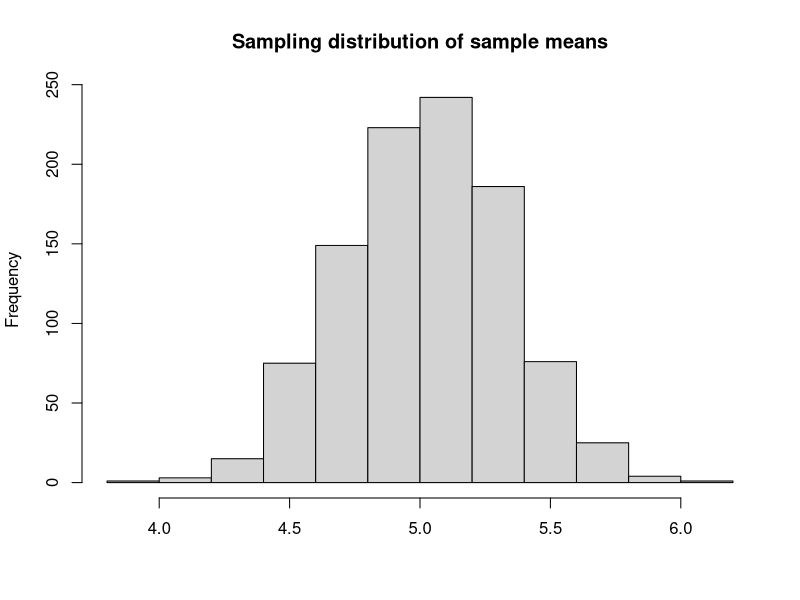
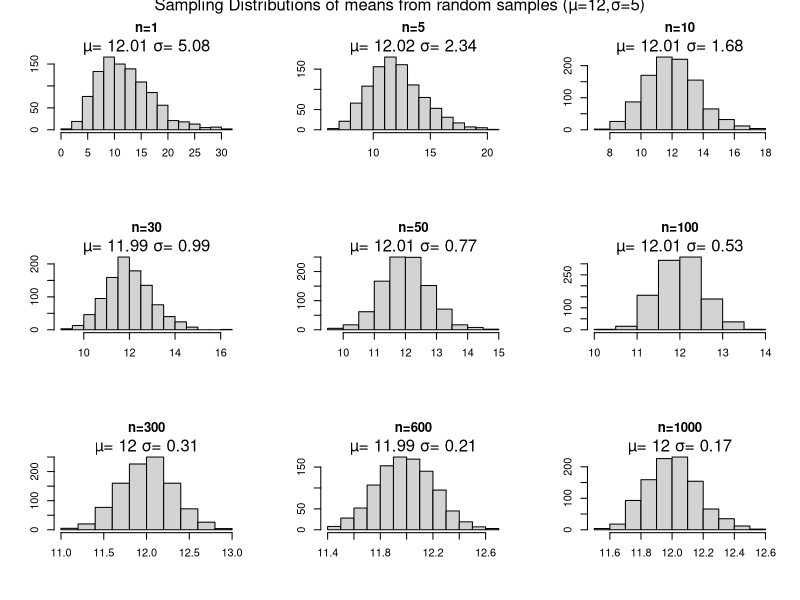
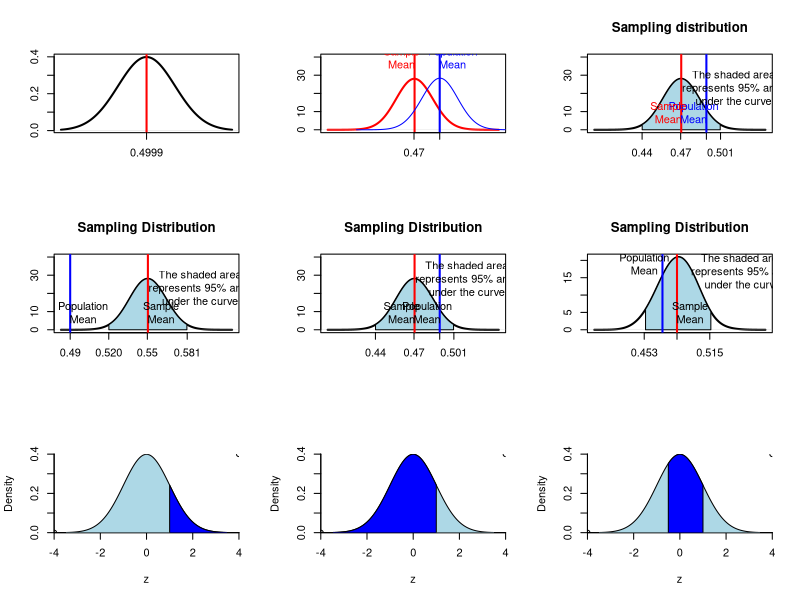
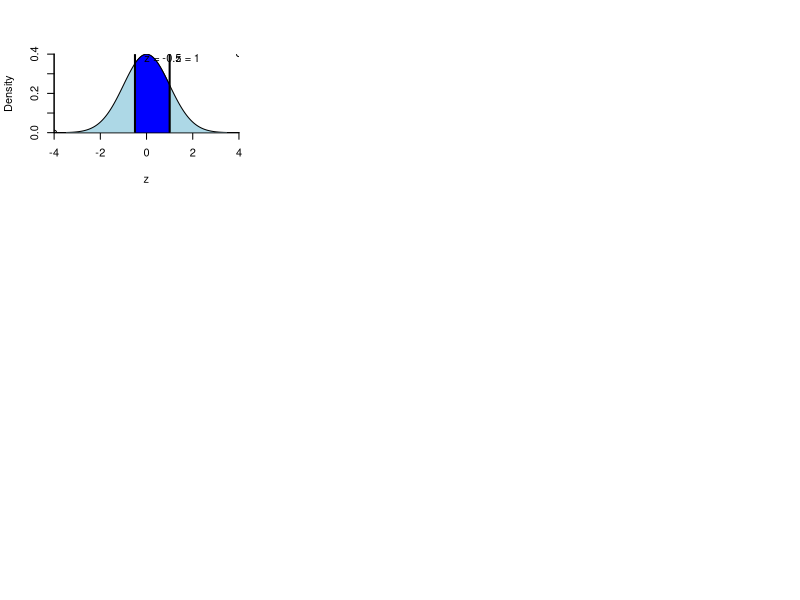

R code for these plots, in order:
## ----setup, include=FALSE, warning=F------------------------------------------
knitr::knit_hooks$set(purl = knitr::hook_purl)
knitr::opts_chunk$set(echo = TRUE)
library(knitr)
library(kableExtra)
library(tidyverse)


## -----------------------------------------------------------------------------
x = rnorm(n=1000, mean=5, sd = 10)
mean(x)
sd(x)

## ---- out.width="65%", fig.align = 'center'-----------------------------------
x2 = rnorm(1000, 5, 10)
mean(x2)
sd(x2)

## ---- out.width="50%", fig.align = 'center'-----------------------------------
means_list = c() #We will save means of the samples into a vector to use it later
sample_list = c()
for (s in 1:1000) {
  
  x = rnorm(1000, 5, 10) #Draw simple random sample
  means_list[s] = mean(x) #Get the mean of this sample, and save it in separate list
  sample_list[s] = list(x)
  
}

hist(means_list, main="Sampling distribution of sample means", xlab = "")


## ---- echo = F----------------------------------------------------------------

stats <- data.frame(matrix(ncol=5,
                           nrow=2, 
                           dimnames=list(NULL, 
                                        c('Property',
                                          'Sample 1', 
                                          'Sample 100',
                                          'Sample 599', 
                                          'Mean of 1000\n sample means'))))

stats[1, 1] = "Mean"
stats[2, 1] = "SD"
stats[1, 2] = round(mean(sample_list[[1]]), digits = 2)
stats[2, 2] = round(sd(sample_list[[1]]), digits = 2)
stats[1, 3] = round(mean(sample_list[[100]]), digits = 2)
stats[2, 3] = round(sd(sample_list[[100]]), digits = 2)
stats[1, 4] = round(mean(sample_list[[1]]), digits = 2)
stats[2, 4] = round(sd(sample_list[[599]]), digits = 2)
stats[1, 5] = round(mean(means_list), digits = 2)
stats[2, 5] = round(sd(means_list), digits = 2)

library(kableExtra)
knitr::kable(stats, col.names = gsub("[.]", " ", names(stats)))


## ---- echo=FALSE,out.width="60%",  fig.align = 'center'-----------------------
par(mfrow=c(3,3))

means_list = c() #We will save means of the samples into a vector to use it later
sample_list = c()
for (s in 1:1000) {
  
  x = rchisq(1, 10, 2) #Draw simple random sample
  means_list[s] = mean(x) #Get the mean of this sample, and save it in separate list
  sample_list[s] = list(x)
  
}
hist(means_list, main="n=1", xlab = "", ylab ="")
mtext(paste("µ=", round(mean(means_list), digits=2),"σ=", round(sd(means_list), digits=2)), side= 3)

means_list = c() #We will save means of the samples into a vector to use it later
sample_list = c()
for (s in 1:1000) {
  
  x = rchisq(5, 10, 2) #Draw simple random sample
  means_list[s] = mean(x) #Get the mean of this sample, and save it in separate list
  sample_list[s] = list(x)
  
}
hist(means_list, main="n=5", xlab = "", ylab ="")
mtext(paste("µ=", round(mean(means_list), digits=2),"σ=", round(sd(means_list), digits=2)), side= 3)

means_list = c() #We will save means of the samples into a vector to use it later
sample_list = c()
for (s in 1:1000) {
  
  x = rchisq(10, 10, 2) #Draw simple random sample
  means_list[s] = mean(x) #Get the mean of this sample, and save it in separate list
  sample_list[s] = list(x)
  
}
hist(means_list, main="n=10", xlab = "", ylab ="")
mtext(paste("µ=", round(mean(means_list), digits=2),"σ=", round(sd(means_list), digits=2)), side= 3)

means_list = c() #We will save means of the samples into a vector to use it later
sample_list = c()
for (s in 1:1000) {
  
  x = rchisq(30, 10, 2) #Draw simple random sample
  means_list[s] = mean(x) #Get the mean of this sample, and save it in separate list
  sample_list[s] = list(x)
  
}
hist(means_list, main="n=30", xlab = "", ylab ="")
mtext(paste("µ=", round(mean(means_list), digits=2),"σ=", round(sd(means_list), digits=2)), side= 3)


means_list = c() #We will save means of the samples into a vector to use it later
sample_list = c()
for (s in 1:1000) {
  
  x = rchisq(50, 10, 2) #Draw simple random sample
  means_list[s] = mean(x) #Get the mean of this sample, and save it in separate list
  sample_list[s] = list(x)
  
}
hist(means_list, main="n=50", xlab = "", ylab ="")
mtext(paste("µ=", round(mean(means_list), digits=2),"σ=", round(sd(means_list), digits=2)), side= 3)

means_list = c() #We will save means of the samples into a vector to use it later
sample_list = c()
for (s in 1:1000) {
  
  x = rchisq(100, 10, 2) #Draw simple random sample
  means_list[s] = mean(x) #Get the mean of this sample, and save it in separate list
  sample_list[s] = list(x)
  
}
hist(means_list, main="n=100", xlab = "", ylab ="")
mtext(paste("µ=", round(mean(means_list), digits=2),"σ=", round(sd(means_list), digits=2)), side= 3)

means_list = c() #We will save means of the samples into a vector to use it later
sample_list = c()
for (s in 1:1000) {
  
  x = rchisq(300, 10, 2) #Draw simple random sample
  means_list[s] = mean(x) #Get the mean of this sample, and save it in separate list
  sample_list[s] = list(x)
  
}
hist(means_list, main="n=300", xlab = "", ylab ="")
mtext(paste("µ=", round(mean(means_list), digits=2),"σ=", round(sd(means_list), digits=2)), side= 3)

means_list = c() #We will save means of the samples into a vector to use it later
sample_list = c()
for (s in 1:1000) {
  
  x = rchisq(600, 10, 2) #Draw simple random sample
  means_list[s] = mean(x) #Get the mean of this sample, and save it in separate list
  sample_list[s] = list(x)
  
}
hist(means_list, main="n=600", xlab = "", ylab ="")
mtext(paste("µ=", round(mean(means_list), digits=2),"σ=", round(sd(means_list), digits=2)), side= 3)

means_list = c() #We will save means of the samples into a vector to use it later
sample_list = c()
for (s in 1:1000) {
  
  x = rchisq(1000, 10, 2) #Draw simple random sample
  means_list[s] = mean(x) #Get the mean of this sample, and save it in separate list
  sample_list[s] = list(x)
  
}
hist(means_list, main="n=1000", xlab = "", ylab ="")
mtext(paste("µ=", round(mean(means_list), digits=2),"σ=", round(sd(means_list), digits=2)), side= 3)

mtext("Sampling Distributions of means from random samples (µ=12,σ=5)", 
      side = 3,
      line = -1,
      outer = TRUE)

## ---- echo = F, out.width="50%",  fig.align = 'center'------------------------
set.seed(121212)
means_list = c() #We will save means of the samples into a vector to use it later
sample_list = c()
for (s in 1:1000) {
  
  x = rbinom( 2000, 1, 0.49) #Draw simple random sample
  means_list[s] = sd(x) #Get the mean of this sample, and save it in separate list
  sample_list[s] = list(x)
  
}

dx <- density(means_list, bw = 1)
# Plot the density without histogram
plot(dx, lwd = 2, col = "black",
     main = " ", xaxt ="n", xlab = "",  ylab = "")
abline(v = mean(means_list), col="red", lwd = 2)

axis(1, at = round(mean(means_list), 4))



## ---- echo=FALSE,out.width="50%",  fig.align = 'center'-----------------------
set.seed(121212)
# means_list= c()
# for (s in 1:1000) {
#   
#   x = rbinom( 2000, 1, 0.47) #Draw simple random sample
#   means_list[s] = mean(x) #Get the mean of this sample, and save it in separate list
#   
# }

x = rnorm( 2000, 0.47, 0.01) #Draw simple random sample
y = rnorm( 2000, 0.49, 0.01) #Draw simple random sample

dx <- density(x, bw = 0.01)
dy <- density(y, bw = 0.01)
# Plot the density without histogram
plot(dx, lwd = 2, col = "red",
     main = " ", xaxt ="n", xlab = "",  ylab = "", 
     ylim = c(0, 40))
labels = round(x, 2)
abline(v = mean(x), col="red", lwd = 2)
abline(v = mean(y), col="blue", lwd = 2)

axis(1, at = round(c(mean(x), mean(y)), 3))
lines(dy, col = "blue")

text(mean(y)+sd(y),30, "Population\nMean",col = "blue", pos = 3)
text(mean(x)-sd(x),30, "Sample\nMean",col = "red", pos = 3)



## ---- echo=FALSE,out.width="50%",  fig.align = 'center'-----------------------

set.seed(121212)

x = rnorm( 2000, 0.47, 0.01) #Draw simple random sample
dx <- density(x, bw = 0.01)
l <- min(which(dx$x >= round(mean(x)-3*sd(x), 3)))
h <- max(which(dx$x < round(mean(x)+3*sd(x), 3)))

plot(dx, lwd = 2, col = "black",
     main = "Sampling distribution", xaxt ="n", xlab = "",  ylab = "", ylim = c(0, 40))

axis(1, at =round(mean(x)-3*sd(x), 3))
axis(1, at =round(mean(x)+3*sd(x), 3))
axis(1, at = round(c(mean(x), mean(y)), 3))
polygon(c(dx$x[c(l, l:h, h)]),
        c(0, dx$y[l:h], 0),
        col = "lightblue")

abline(v = mean(x), col="red", lwd = 2)
abline(v = mean(y), col="blue", lwd = 2)
text(mean(y)-sd(y),0.0025, "Population\nMean",col = "blue", pos = 3)
text(mean(x)-sd(x),0.0025, "Sample\nMean",col = "red", pos = 3)
text(mean(x)+4*sd(x),10, "The shaded area\nrepresents 95% area\nunder the curve",col = "black", pos = 3)


## ---- echo=FALSE,out.width="50%",  fig.align = 'center'-----------------------

set.seed(121212)

x = rnorm( 2000, 0.55, 0.01) #Draw simple random sample
dx <- density(x, bw = 0.01)
l <- min(which(dx$x >= round(mean(x)-3*sd(x), 3)))
h <- max(which(dx$x < round(mean(x)+3*sd(x), 3)))

plot(dx, lwd = 2, col = "black",
     main = "Sampling Distribution", xaxt ="n", xlab = "",  ylab = "", ylim = c(0, 40))

axis(1, at =round(c(mean(x)-3*sd(x),mean(x)+3*sd(x)) , 3))
axis(1, at = round(c(mean(x), mean(y)), 3))
polygon(c(dx$x[c(l, l:h, h)]),
        c(0, dx$y[l:h], 0),
        col = "lightblue")

abline(v = mean(x), col="red", lwd = 2)
abline(v = mean(y), col="blue", lwd = 2)
text(mean(y)+sd(y),0.0025, "Population\nMean",col = "black", pos = 3)
text(mean(x)+sd(x),0.0025, "Sample\nMean",col = "black", pos = 3)
text(mean(x)+4*sd(x),10, "The shaded area\nrepresents 95% area\nunder the curve",col = "black", pos = 3)


## ---- echo=FALSE,out.width="50%",  fig.align = 'center'-----------------------

set.seed(121212)

x = rnorm( 2000, 0.47, 0.01) #Draw simple random sample
dx <- density(x, bw = 0.01)
l <- min(which(dx$x >= round(mean(x)-3*sd(x), 3)))
h <- max(which(dx$x < round(mean(x)+3*sd(x), 3)))

plot(dx, lwd = 2, col = "black",
     main = "Sampling Distribution", xaxt ="n", xlab = "",  ylab = "", ylim = c(0, 40))

axis(1, at =round(mean(x)-3*sd(x), 3))
axis(1, at =round(mean(x)+3*sd(x), 3))
axis(1, at = round(c(mean(x), mean(y)), 3))
polygon(c(dx$x[c(l, l:h, h)]),
        c(0, dx$y[l:h], 0),
        col = "lightblue")

abline(v = mean(x), col="red", lwd = 2)
abline(v = mean(y), col="blue", lwd = 2)
text(mean(y)-sd(y),0.0025, "Population\nMean",col = "black", pos = 3)
text(mean(x)-sd(x),0.0025, "Sample\nMean",col = "black", pos = 3)
text(mean(x)+4*sd(x),15, "The shaded area\nrepresents 95% area\nunder the curve",col = "black", pos = 3)


## ---- echo=T,out.width="50%",  fig.align = 'center'---------------------------
set.seed(123)
x_sampl = rbinom( 1000, 1, 0.49) #First, let's draw random sample of Americans
z = 1.96 #Critical values to construct 95%CI


## ---- echo =F-----------------------------------------------------------------
set.seed(123)
y = rnorm( 1000, 0.47, sd(x_sampl)/sqrt(1000)) #Draw simple random sample
x = rnorm( 1000, mean(x_sampl), sd(x_sampl)/sqrt(1000)) #Draw sampling distribution based on sample values

## -----------------------------------------------------------------------------
mean(x_sampl) #Sample Mean
sd(x_sampl)/sqrt(1000) #Standard Error
mean(x_sampl)+z*(sd(x_sampl)/sqrt(1000)) #Upper bound of 95%CI
mean(x_sampl)-z*(sd(x_sampl)/sqrt(1000)) #Lower  bound of 95%CI

## ---- echo=F,out.width="50%",  fig.align = 'center'---------------------------
se <- z*(sd(x_sampl)/sqrt(1000))
dx <- density(x, bw = 0.01)
l <- min(which(dx$x >= round(mean(x)-se, 3)))
h <- max(which(dx$x < round(mean(x)+se, 3)))

plot(dx, lwd = 2, col = "black",
     main = "Sampling Distribution", xaxt ="n", xlab = "",  ylab = "")

axis(1, at =round(c(mean(x_sampl)-se, mean(x_sampl), mean(x_sampl)+se), 3))
polygon(c(dx$x[c(l, l:h, h)]),
        c(0, dx$y[l:h], 0),
        col = "lightblue")

abline(v = mean(x_sampl), col="red", lwd = 2)
abline(v = mean(y), col="blue", lwd = 2)
text(mean(y)-1.1*sd(y),14, "Population\nMean",col = "black", pos = 3)
text(mean(x_sampl)+0.4*se,0.0025, "Sample\nMean",col = "black", pos = 3)
text(mean(x_sampl)+2*se,10, "The shaded area\nrepresents 95% area\nunder the curve",col = "black", pos = 3)


## ---- eval = T, echo = F------------------------------------------------------
# The function 'plot.std.normal' draws a standard normal distribution.
plot.std.normal <- function(){
  plot(c(-4,4),c(0,0.4),bty='l',xlab='z',ylab='Density',yaxs='i',xaxs='i')
  x <- seq(-4,4,length.out=500)
  polygon(c(x[1],x,x[length(x)]),c(0,dnorm(x),0),col='lightblue',border='black')
}

# The function 'shade.std.normal' shades in the area between an upper bound 'ub'
# and a lower bound 'lb'.
# To shade all the way in either direction, just omit the upper bound or lower bound
# You can also supply a color for the shading
shade.std.normal <- function(lb=NA,ub=NA,col='blue', ...){
  x <- seq(max(par('usr')[1],lb,na.rm=TRUE),
           min(par('usr')[2],ub,na.rm=TRUE),length.out=500)
  polygon(c(x[1],x,x[length(x)]),c(0,dnorm(x),0),col=col,border='black')
}

# The function 'mark.z.value' adds a vertical line to mark a z value.
mark.z.value <- function(z){
  abline(v=z,lwd=2)
  text(z,.4,paste0('z = ',round(z,2)),adj=c(-.25,1))
}


## ---- eval = F----------------------------------------------------------------
#  shade.std.normal(lb=X)
#  shade.std.normal(ub=Y)
#  shade.std.normal(lb=X, ub=Y)

## ---- eval =F-----------------------------------------------------------------
#  shade.std.normal(lb=X,col=“red”) #You can change color of shaded area

## ---- eval = F----------------------------------------------------------------
#  shade.std.normal(lb=X) #lb stands for lower bound

## ---- echo = T,out.width="50%",  fig.align = 'center'-------------------------
plot.std.normal()
shade.std.normal(lb=1)

## ---- eval = F----------------------------------------------------------------
#  shade.std.normal(ub=Y) #ub stands for upper bound

## ---- echo = T,out.width="50%",  fig.align = 'center'-------------------------
plot.std.normal()
shade.std.normal(ub=1)

## ---- echo = T,out.width="50%",  fig.align = 'center', eval = F---------------
#  shade.std.normal(lb=X, ub=Y) #The shaded area will be from X to Y

## ---- echo = T,out.width="50%",  fig.align = 'center'-------------------------
plot.std.normal()
shade.std.normal(lb=-0.5, ub=1) 


## ---- eval = F----------------------------------------------------------------
#  mark.z.value(z=X) #This function marks the z-value at X

## ---- echo = T,out.width="50%",  fig.align = 'center'-------------------------
plot.std.normal()
shade.std.normal(lb=-0.5, ub=1) 
mark.z.value(z=1) 
mark.z.value(z=-0.5) 
